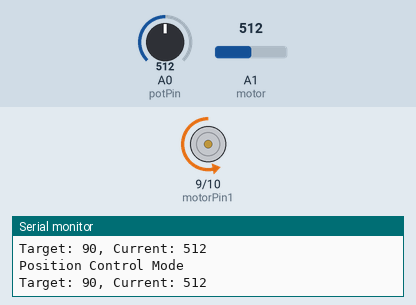
Recording of a sketch running on a simulated Arduino Uno, built with avr-gcc and run on an emulated ATmega328P. Parts: motor-driver pin pairs drawn as motors (green arrow = first pin HIGH = forward, orange = second pin HIGH = backward, longer = more drive, scaled by the enable pin), the last lines printed to the serial monitor. The inputs (shaded band) are chosen by the test bench; at power-on: A1 (motor) = 512, A0 (potPin) = 512.

Above: at 1.2 s.
1.3 s: A1 (motor) set to 109
2.8 s: A1 (motor) set to 90
At 3.7 s:
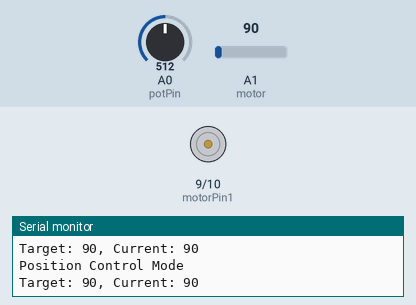
4.3 s: A0 (potPin) set to 563
7.3 s: A0 (potPin) set to 586
At 8.6 s:
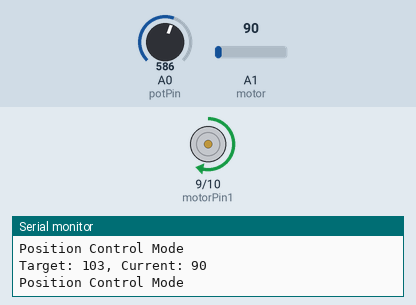
Timing chart, 0 to 9.8 s (numbered marks = the images above; inputs shaded):
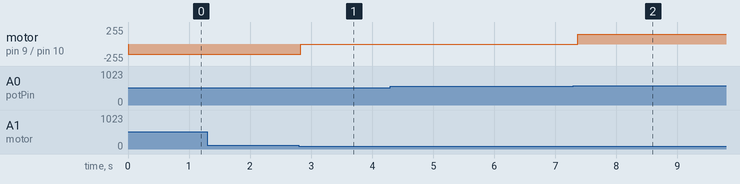

Measured:
- the behaviour switches between 101 and 100 on A1 (motor) (found by bisection; images 0 and 1)
- the behaviour switches between 574 and 575 on A0 (potPin) (found by bisection; images 1 and 2)
- after the input at 2.8 s, motor on pin 9 (motorPin1) / pin 10 (motorPin2): backward 150/255 → stopped at once
- after the input at 7.3 s, motor on pin 9 (motorPin1) / pin 10 (motorPin2): stopped → forward 150/255 after 0.07 s

The sketch:

128.ino
```cpp
// Pin definitions
const int potPin = A0;  // Analog input pin for the potentiometer
const int motorPin1 = 9; // PWM output pin 1 for H-bridge
const int motorPin2 = 10; // PWM output pin 2 for H-bridge
const int motorEnablePin = 8; // Enable pin for H-bridge

// Mode selection (change these variables to switch modes)
bool positionControlMode = true;  // Set to true for position control, false for speed control

void setup() {
  // Initialize serial communication for debugging
  Serial.begin(9600);

  // Set motor pins as outputs
  pinMode(motorPin1, OUTPUT);
  pinMode(motorPin2, OUTPUT);
  pinMode(motorEnablePin, OUTPUT);

  // Enable the motor driver
  digitalWrite(motorEnablePin, HIGH);
}

void loop() {
  // Read the potentiometer value (0 to 1023)
  int potValue = analogRead(potPin);

  // Convert potentiometer value to a motor control signal
  int motorSpeed = map(potValue, 0, 1023, 0, 255); // Map pot value to PWM range (0-255)

  if (positionControlMode) {
    // Position Control Mode
    Serial.println("Position Control Mode");
    positionControl(potValue);
  } else {
    // Speed Control Mode
    Serial.println("Speed Control Mode");
    speedControl(motorSpeed);
  }

  delay(100); // Small delay for debounce
}

// Function to control motor position based on potentiometer value
void positionControl(int potValue) {
  int threshold = 10; // Threshold to consider the motor "in position"
  int targetPosition = map(potValue, 0, 1023, 0, 180); // Target position from potentiometer
  int currentPosition = readMotorPosition(); // Function to read motor's current position

  if (abs(currentPosition - targetPosition) > threshold) {
    if (currentPosition < targetPosition) {
      // Move motor forward
      analogWrite(motorPin1, 150); // PWM value to control speed
      analogWrite(motorPin2, 0);
    } else {
      // Move motor backward
      analogWrite(motorPin1, 0);
      analogWrite(motorPin2, 150); // PWM value to control speed
    }
  } else {
    // Stop motor if within the threshold
    analogWrite(motorPin1, 0);
    analogWrite(motorPin2, 0);
  }

  // Debug output
  Serial.print("Target: ");
  Serial.print(targetPosition);
  Serial.print(", Current: ");
  Serial.println(currentPosition);
}

// Function to control motor speed based on potentiometer value
void speedControl(int motorSpeed) {
  int direction = digitalRead(potPin) > 512 ? 1 : 0; // Determine direction based on pot position

  if (direction) {
    // Move motor forward
    analogWrite(motorPin1, motorSpeed);
    analogWrite(motorPin2, 0);
  } else {
    // Move motor backward
    analogWrite(motorPin1, 0);
    analogWrite(motorPin2, motorSpeed);
  }

  // Debug output
  Serial.print("Motor Speed: ");
  Serial.println(motorSpeed);
}

// Placeholder function to read motor position (depends on encoder or sensor)
int readMotorPosition() {
  // Return a mock position value for demo purposes
  return analogRead(A1);  // Assume motor position is being read from another analog input
}
```
